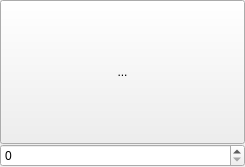
<?xml version="1.0" encoding="UTF-8"?>
<ui version="4.0">
 <class>ItemSlotView</class>
 <widget class="QWidget" name="ItemSlotView">
  <property name="enabled">
   <bool>true</bool>
  </property>
  <property name="geometry">
   <rect>
    <x>0</x>
    <y>0</y>
    <width>245</width>
    <height>167</height>
   </rect>
  </property>
  <property name="sizePolicy">
   <sizepolicy hsizetype="Preferred" vsizetype="Preferred">
    <horstretch>0</horstretch>
    <verstretch>0</verstretch>
   </sizepolicy>
  </property>
  <property name="windowTitle">
   <string>ItemSlotView</string>
  </property>
  <layout class="QGridLayout" name="gridLayout">
   <property name="leftMargin">
    <number>0</number>
   </property>
   <property name="topMargin">
    <number>0</number>
   </property>
   <property name="rightMargin">
    <number>0</number>
   </property>
   <property name="bottomMargin">
    <number>0</number>
   </property>
   <property name="spacing">
    <number>0</number>
   </property>
   <item row="0" column="0">
    <widget class="QToolButton" name="btnIcon">
     <property name="sizePolicy">
      <sizepolicy hsizetype="Expanding" vsizetype="Expanding">
       <horstretch>0</horstretch>
       <verstretch>0</verstretch>
      </sizepolicy>
     </property>
     <property name="focusPolicy">
      <enum>Qt::NoFocus</enum>
     </property>
     <property name="text">
      <string>...</string>
     </property>
     <property name="iconSize">
      <size>
       <width>64</width>
       <height>64</height>
      </size>
     </property>
     <property name="toolButtonStyle">
      <enum>Qt::ToolButtonTextUnderIcon</enum>
     </property>
    </widget>
   </item>
   <item row="1" column="0">
    <widget class="QSpinBox" name="spnCount">
     <property name="focusPolicy">
      <enum>Qt::StrongFocus</enum>
     </property>
    </widget>
   </item>
  </layout>
 </widget>
 <layoutdefault spacing="6" margin="11"/>
 <resources/>
 <connections>
  <connection>
   <sender>spnCount</sender>
   <signal>valueChanged(int)</signal>
   <receiver>ItemSlotView</receiver>
   <slot>AmountChanged(int)</slot>
   <hints>
    <hint type="sourcelabel">
     <x>122</x>
     <y>155</y>
    </hint>
    <hint type="destinationlabel">
     <x>122</x>
     <y>83</y>
    </hint>
   </hints>
  </connection>
 </connections>
 <slots>
  <slot>AmountChanged(int)</slot>
 </slots>
</ui>
